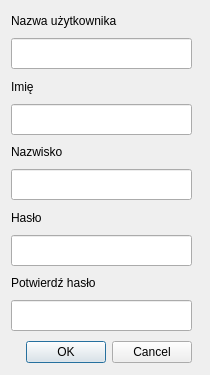
<?xml version="1.0" encoding="UTF-8"?>
<ui version="4.0">
 <class>AddUser</class>
 <widget class="QDialog" name="AddUser">
  <property name="enabled">
   <bool>true</bool>
  </property>
  <property name="geometry">
   <rect>
    <x>0</x>
    <y>0</y>
    <width>210</width>
    <height>375</height>
   </rect>
  </property>
  <property name="minimumSize">
   <size>
    <width>210</width>
    <height>375</height>
   </size>
  </property>
  <property name="maximumSize">
   <size>
    <width>210</width>
    <height>375</height>
   </size>
  </property>
  <property name="windowTitle">
   <string>AddUser</string>
  </property>
  <widget class="QWidget" name="layoutWidget">
   <property name="geometry">
    <rect>
     <x>11</x>
     <y>10</y>
     <width>183</width>
     <height>358</height>
    </rect>
   </property>
   <layout class="QVBoxLayout" name="verticalLayout">
    <item>
     <layout class="QHBoxLayout" name="horizontalLayout">
      <item>
       <widget class="QLabel" name="label">
        <property name="text">
         <string>Nazwa użytkownika</string>
        </property>
       </widget>
      </item>
      <item>
       <spacer name="horizontalSpacer">
        <property name="orientation">
         <enum>Qt::Horizontal</enum>
        </property>
        <property name="sizeHint" stdset="0">
         <size>
          <width>40</width>
          <height>20</height>
         </size>
        </property>
       </spacer>
      </item>
     </layout>
    </item>
    <item>
     <widget class="QLineEdit" name="adduserLogin">
      <property name="minimumSize">
       <size>
        <width>181</width>
        <height>31</height>
       </size>
      </property>
      <property name="maximumSize">
       <size>
        <width>181</width>
        <height>31</height>
       </size>
      </property>
     </widget>
    </item>
    <item>
     <layout class="QHBoxLayout" name="horizontalLayout_2">
      <item>
       <widget class="QLabel" name="label_2">
        <property name="text">
         <string>Imię</string>
        </property>
       </widget>
      </item>
      <item>
       <spacer name="horizontalSpacer_2">
        <property name="orientation">
         <enum>Qt::Horizontal</enum>
        </property>
        <property name="sizeHint" stdset="0">
         <size>
          <width>40</width>
          <height>20</height>
         </size>
        </property>
       </spacer>
      </item>
     </layout>
    </item>
    <item>
     <widget class="QLineEdit" name="adduserName">
      <property name="minimumSize">
       <size>
        <width>181</width>
        <height>31</height>
       </size>
      </property>
      <property name="maximumSize">
       <size>
        <width>181</width>
        <height>31</height>
       </size>
      </property>
     </widget>
    </item>
    <item>
     <layout class="QHBoxLayout" name="horizontalLayout_3">
      <item>
       <widget class="QLabel" name="label_3">
        <property name="text">
         <string>Nazwisko</string>
        </property>
       </widget>
      </item>
      <item>
       <spacer name="horizontalSpacer_3">
        <property name="orientation">
         <enum>Qt::Horizontal</enum>
        </property>
        <property name="sizeHint" stdset="0">
         <size>
          <width>40</width>
          <height>20</height>
         </size>
        </property>
       </spacer>
      </item>
     </layout>
    </item>
    <item>
     <widget class="QLineEdit" name="adduserSurname">
      <property name="minimumSize">
       <size>
        <width>181</width>
        <height>31</height>
       </size>
      </property>
      <property name="maximumSize">
       <size>
        <width>181</width>
        <height>31</height>
       </size>
      </property>
     </widget>
    </item>
    <item>
     <layout class="QHBoxLayout" name="horizontalLayout_4">
      <item>
       <widget class="QLabel" name="label_4">
        <property name="text">
         <string>Hasło</string>
        </property>
       </widget>
      </item>
      <item>
       <spacer name="horizontalSpacer_4">
        <property name="orientation">
         <enum>Qt::Horizontal</enum>
        </property>
        <property name="sizeHint" stdset="0">
         <size>
          <width>40</width>
          <height>20</height>
         </size>
        </property>
       </spacer>
      </item>
     </layout>
    </item>
    <item>
     <widget class="QLineEdit" name="adduserPassword">
      <property name="minimumSize">
       <size>
        <width>181</width>
        <height>31</height>
       </size>
      </property>
      <property name="maximumSize">
       <size>
        <width>181</width>
        <height>31</height>
       </size>
      </property>
     </widget>
    </item>
    <item>
     <layout class="QHBoxLayout" name="horizontalLayout_5">
      <item>
       <widget class="QLabel" name="label_5">
        <property name="text">
         <string>Potwierdź hasło</string>
        </property>
       </widget>
      </item>
      <item>
       <spacer name="horizontalSpacer_5">
        <property name="orientation">
         <enum>Qt::Horizontal</enum>
        </property>
        <property name="sizeHint" stdset="0">
         <size>
          <width>40</width>
          <height>20</height>
         </size>
        </property>
       </spacer>
      </item>
     </layout>
    </item>
    <item>
     <widget class="QLineEdit" name="adduserConfirmpassword">
      <property name="minimumSize">
       <size>
        <width>181</width>
        <height>31</height>
       </size>
      </property>
      <property name="maximumSize">
       <size>
        <width>181</width>
        <height>31</height>
       </size>
      </property>
     </widget>
    </item>
    <item>
     <widget class="QDialogButtonBox" name="buttonBox">
      <property name="minimumSize">
       <size>
        <width>181</width>
        <height>31</height>
       </size>
      </property>
      <property name="maximumSize">
       <size>
        <width>181</width>
        <height>31</height>
       </size>
      </property>
      <property name="standardButtons">
       <set>QDialogButtonBox::Cancel|QDialogButtonBox::Ok</set>
      </property>
     </widget>
    </item>
   </layout>
  </widget>
 </widget>
 <tabstops>
  <tabstop>adduserLogin</tabstop>
  <tabstop>adduserName</tabstop>
  <tabstop>adduserSurname</tabstop>
  <tabstop>adduserPassword</tabstop>
  <tabstop>adduserConfirmpassword</tabstop>
 </tabstops>
 <resources/>
 <connections/>
</ui>
